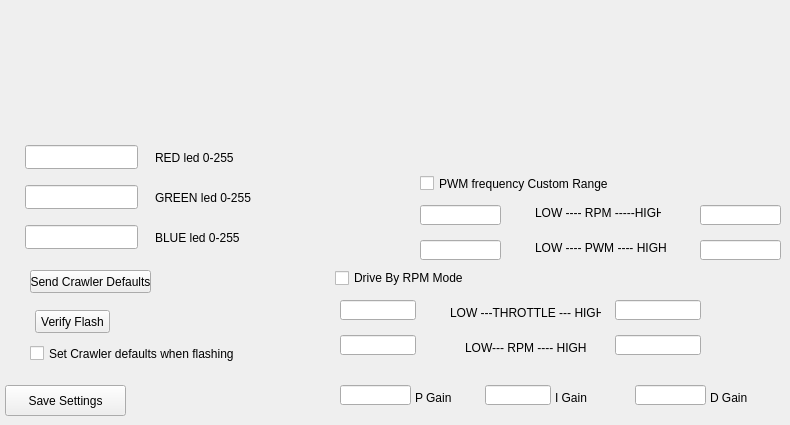
          <widget class="QWidget" name="tab_6">
           <attribute name="title">
            <string>FUTURE</string>
           </attribute>
           <widget class="QLineEdit" name="lineEdit_2">
            <property name="geometry">
             <rect>
              <x>25</x>
              <y>145</y>
              <width>113</width>
              <height>24</height>
             </rect>
            </property>
           </widget>
           <widget class="QLineEdit" name="lineEdit_3">
            <property name="geometry">
             <rect>
              <x>25</x>
              <y>185</y>
              <width>113</width>
              <height>24</height>
             </rect>
            </property>
           </widget>
           <widget class="QLineEdit" name="lineEdit_4">
            <property name="geometry">
             <rect>
              <x>25</x>
              <y>225</y>
              <width>113</width>
              <height>24</height>
             </rect>
            </property>
           </widget>
           <widget class="QPushButton" name="writeEEPROM_3">
            <property name="enabled">
             <bool>true</bool>
            </property>
            <property name="geometry">
             <rect>
              <x>5</x>
              <y>385</y>
              <width>121</width>
              <height>31</height>
             </rect>
            </property>
            <property name="minimumSize">
             <size>
              <width>121</width>
              <height>0</height>
             </size>
            </property>
            <property name="text">
             <string>Save Settings</string>
            </property>
           </widget>
           <widget class="QLabel" name="label_33">
            <property name="geometry">
             <rect>
              <x>155</x>
              <y>150</y>
              <width>91</width>
              <height>16</height>
             </rect>
            </property>
            <property name="text">
             <string>RED led 0-255</string>
            </property>
           </widget>
           <widget class="QLabel" name="label_34">
            <property name="geometry">
             <rect>
              <x>155</x>
              <y>190</y>
              <width>101</width>
              <height>16</height>
             </rect>
            </property>
            <property name="text">
             <string>GREEN led 0-255</string>
            </property>
           </widget>
           <widget class="QLabel" name="label_35">
            <property name="geometry">
             <rect>
              <x>155</x>
              <y>230</y>
              <width>106</width>
              <height>16</height>
             </rect>
            </property>
            <property name="text">
             <string>BLUE led 0-255</string>
            </property>
           </widget>
           <widget class="QLineEdit" name="varRPMHIGHTextedit">
            <property name="geometry">
             <rect>
              <x>700</x>
              <y>205</y>
              <width>81</width>
              <height>20</height>
             </rect>
            </property>
           </widget>
           <widget class="QCheckBox" name="customFrequencyCheckbox">
            <property name="geometry">
             <rect>
              <x>420</x>
              <y>175</y>
              <width>236</width>
              <height>17</height>
             </rect>
            </property>
            <property name="text">
             <string>PWM frequency Custom Range</string>
            </property>
           </widget>
           <widget class="QLineEdit" name="varPWMLOWTextedit">
            <property name="geometry">
             <rect>
              <x>420</x>
              <y>240</y>
              <width>81</width>
              <height>20</height>
             </rect>
            </property>
           </widget>
           <widget class="QLabel" name="label_23">
            <property name="geometry">
             <rect>
              <x>535</x>
              <y>205</y>
              <width>126</width>
              <height>16</height>
             </rect>
            </property>
            <property name="text">
             <string>LOW ---- RPM -----HIGH</string>
            </property>
           </widget>
           <widget class="QLabel" name="label_24">
            <property name="geometry">
             <rect>
              <x>535</x>
              <y>240</y>
              <width>131</width>
              <height>16</height>
             </rect>
            </property>
            <property name="text">
             <string>LOW ---- PWM ---- HIGH</string>
            </property>
           </widget>
           <widget class="QLineEdit" name="varPWMHIGHTextedit">
            <property name="geometry">
             <rect>
              <x>700</x>
              <y>240</y>
              <width>81</width>
              <height>20</height>
             </rect>
            </property>
           </widget>
           <widget class="QLineEdit" name="varRPMLOWTextedit">
            <property name="geometry">
             <rect>
              <x>420</x>
              <y>205</y>
              <width>81</width>
              <height>20</height>
             </rect>
            </property>
           </widget>
           <widget class="QLineEdit" name="lineEdit_5">
            <property name="geometry">
             <rect>
              <x>340</x>
              <y>300</y>
              <width>76</width>
              <height>20</height>
             </rect>
            </property>
           </widget>
           <widget class="QLabel" name="label_27">
            <property name="geometry">
             <rect>
              <x>465</x>
              <y>340</y>
              <width>136</width>
              <height>16</height>
             </rect>
            </property>
            <property name="text">
             <string>LOW--- RPM ---- HIGH</string>
            </property>
           </widget>
           <widget class="QLabel" name="label_29">
            <property name="geometry">
             <rect>
              <x>555</x>
              <y>390</y>
              <width>61</width>
              <height>16</height>
             </rect>
            </property>
            <property name="text">
             <string>I Gain</string>
            </property>
           </widget>
           <widget class="QLabel" name="label_26">
            <property name="geometry">
             <rect>
              <x>450</x>
              <y>305</y>
              <width>151</width>
              <height>16</height>
             </rect>
            </property>
            <property name="text">
             <string>LOW ---THROTTLE --- HIGH</string>
            </property>
           </widget>
           <widget class="QLineEdit" name="lineEdit_6">
            <property name="geometry">
             <rect>
              <x>340</x>
              <y>385</y>
              <width>71</width>
              <height>20</height>
             </rect>
            </property>
           </widget>
           <widget class="QCheckBox" name="checkBox_3">
            <property name="geometry">
             <rect>
              <x>335</x>
              <y>270</y>
              <width>161</width>
              <height>16</height>
             </rect>
            </property>
            <property name="text">
             <string>Drive By RPM Mode</string>
            </property>
           </widget>
           <widget class="QLabel" name="label_30">
            <property name="geometry">
             <rect>
              <x>710</x>
              <y>390</y>
              <width>56</width>
              <height>16</height>
             </rect>
            </property>
            <property name="text">
             <string>D Gain</string>
            </property>
           </widget>
           <widget class="QLineEdit" name="lineEdit_7">
            <property name="geometry">
             <rect>
              <x>615</x>
              <y>300</y>
              <width>86</width>
              <height>20</height>
             </rect>
            </property>
           </widget>
           <widget class="QLineEdit" name="lineEdit_11">
            <property name="geometry">
             <rect>
              <x>485</x>
              <y>385</y>
              <width>66</width>
              <height>20</height>
             </rect>
            </property>
           </widget>
           <widget class="QLineEdit" name="lineEdit_12">
            <property name="geometry">
             <rect>
              <x>635</x>
              <y>385</y>
              <width>71</width>
              <height>20</height>
             </rect>
            </property>
           </widget>
           <widget class="QLineEdit" name="lineEdit_9">
            <property name="geometry">
             <rect>
              <x>615</x>
              <y>335</y>
              <width>86</width>
              <height>20</height>
             </rect>
            </property>
           </widget>
           <widget class="QLabel" name="label_28">
            <property name="geometry">
             <rect>
              <x>415</x>
              <y>390</y>
              <width>61</width>
              <height>16</height>
             </rect>
            </property>
            <property name="text">
             <string>P Gain</string>
            </property>
           </widget>
           <widget class="QLineEdit" name="lineEdit_8">
            <property name="geometry">
             <rect>
              <x>340</x>
              <y>335</y>
              <width>76</width>
              <height>20</height>
             </rect>
            </property>
           </widget>
           <widget class="QPushButton" name="crawler_default_button">
            <property name="geometry">
             <rect>
              <x>30</x>
              <y>270</y>
              <width>121</width>
              <height>23</height>
             </rect>
            </property>
            <property name="text">
             <string>Send Crawler Defaults</string>
            </property>
           </widget>
           <widget class="QPushButton" name="VerifyFlash">
            <property name="geometry">
             <rect>
              <x>35</x>
              <y>310</y>
              <width>75</width>
              <height>23</height>
             </rect>
            </property>
            <property name="text">
             <string>Verify Flash</string>
            </property>
           </widget>
           <widget class="QCheckBox" name="crawlerFlash">
            <property name="geometry">
             <rect>
              <x>30</x>
              <y>345</y>
              <width>206</width>
              <height>17</height>
             </rect>
            </property>
            <property name="text">
             <string>Set Crawler defaults when flashing</string>
            </property>
           </widget>
          </widget>
